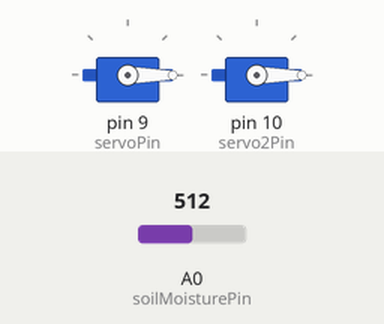
Recording of a sketch running on a simulated Arduino Uno, built with avr-gcc and run on an emulated ATmega328P. Parts: 2 × servo. The inputs (shaded band) are chosen by the test bench; at power-on: A0 (soilMoisturePin) = 512.

Above: at 2.3 s.
2.4 s: A0 (soilMoisturePin) set to 485
At 3.8 s:
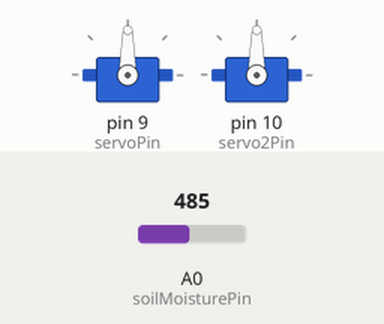
4.5 s: A0 (soilMoisturePin) set to 510
At 4.9 s:
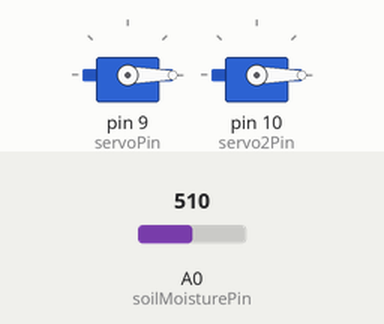
6.6 s: A0 (soilMoisturePin) set to 490
At 8.5 s:
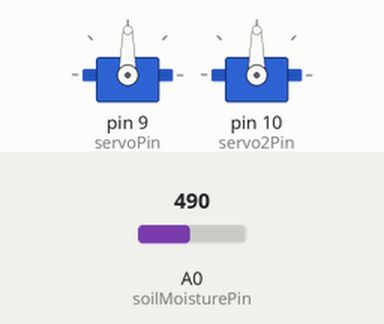
Timing chart, 0 to 10.0 s (numbered marks = the images above; inputs shaded):
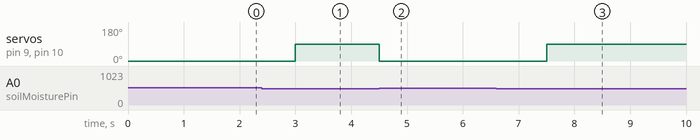

The sketch:

sketch_apr10c21.ino
```cpp
#include <Servo.h>

#include <Servo.h>

Servo tap_servo;

int sensor_pin = 5;
int tap_servo_pin =4;
int val;


const int soilMoisturePin = A0;
const int servoPin = 9;
const int servo2Pin = 10;
const int moistureThreshold = 500;

Servo bridgeServo;
Servo bridgeServo2;

// Define angles for lifted and lowered positions
const int liftedAngle = 90;
const int loweredAngle = 0;

void setup() {
pinMode(soilMoisturePin, INPUT);
bridgeServo.attach(servoPin);
bridgeServo2.attach(servo2Pin);
}

void loop() {
int moistureLevel = analogRead(soilMoisturePin);

if (moistureLevel < moistureThreshold) {
// If soil is moist enough, lift the bridge
liftBridge();
} else {
// Otherwise, keep the bridge down
lowerBridge();
}
}

void liftBridge() {
// Move the servo motors to lift the bridge
bridgeServo.write(liftedAngle); // Use lifted angle
bridgeServo2.write(liftedAngle); // Second servo angle
delay(1500); // Adjust delay as needed
}

void lowerBridge() {
// Move the servo motors to lower the bridge
bridgeServo.write(loweredAngle); // Use lowered angle
bridgeServo2.write(loweredAngle); // Second servo angle
delay(1500); // Adjust delay as needed
}
```

Measured:
- the behaviour switches between 500 and 499 on A0 (soilMoisturePin) (found by bisection; images 0 and 1)
- after the input at 2.4 s, servo on pin 9 (servoPin), servo on pin 10 (servo2Pin): 0° → 90° after 0.60 s
- after the input at 4.5 s, servo on pin 9 (servoPin), servo on pin 10 (servo2Pin): 90° → 0° at once
- after the input at 6.6 s, servo on pin 9 (servoPin), servo on pin 10 (servo2Pin): 0° → 90° after 0.90 s
